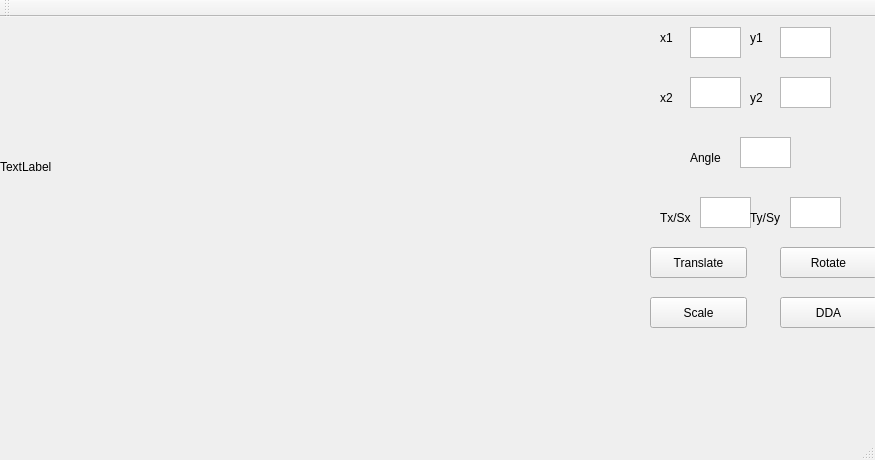
<?xml version="1.0" encoding="UTF-8"?>
<ui version="4.0">
 <class>MainWindow</class>
 <widget class="QMainWindow" name="MainWindow">
  <property name="geometry">
   <rect>
    <x>0</x>
    <y>0</y>
    <width>875</width>
    <height>460</height>
   </rect>
  </property>
  <property name="windowTitle">
   <string>MainWindow</string>
  </property>
  <widget class="QWidget" name="centralWidget">
   <widget class="QTextEdit" name="textEdit">
    <property name="geometry">
     <rect>
      <x>690</x>
      <y>10</y>
      <width>51</width>
      <height>31</height>
     </rect>
    </property>
   </widget>
   <widget class="QTextEdit" name="textEdit_2">
    <property name="geometry">
     <rect>
      <x>780</x>
      <y>10</y>
      <width>51</width>
      <height>31</height>
     </rect>
    </property>
   </widget>
   <widget class="QTextEdit" name="textEdit_3">
    <property name="geometry">
     <rect>
      <x>690</x>
      <y>60</y>
      <width>51</width>
      <height>31</height>
     </rect>
    </property>
   </widget>
   <widget class="QTextEdit" name="textEdit_4">
    <property name="geometry">
     <rect>
      <x>780</x>
      <y>60</y>
      <width>51</width>
      <height>31</height>
     </rect>
    </property>
   </widget>
   <widget class="QTextEdit" name="textEdit_5">
    <property name="geometry">
     <rect>
      <x>740</x>
      <y>120</y>
      <width>51</width>
      <height>31</height>
     </rect>
    </property>
   </widget>
   <widget class="QLabel" name="label">
    <property name="geometry">
     <rect>
      <x>660</x>
      <y>10</y>
      <width>41</width>
      <height>21</height>
     </rect>
    </property>
    <property name="text">
     <string>x1</string>
    </property>
   </widget>
   <widget class="QLabel" name="label_2">
    <property name="geometry">
     <rect>
      <x>750</x>
      <y>10</y>
      <width>41</width>
      <height>21</height>
     </rect>
    </property>
    <property name="text">
     <string>y1</string>
    </property>
   </widget>
   <widget class="QLabel" name="label_3">
    <property name="geometry">
     <rect>
      <x>660</x>
      <y>70</y>
      <width>41</width>
      <height>21</height>
     </rect>
    </property>
    <property name="text">
     <string>x2</string>
    </property>
   </widget>
   <widget class="QLabel" name="label_4">
    <property name="geometry">
     <rect>
      <x>750</x>
      <y>70</y>
      <width>41</width>
      <height>21</height>
     </rect>
    </property>
    <property name="text">
     <string>y2</string>
    </property>
   </widget>
   <widget class="QLabel" name="label_5">
    <property name="geometry">
     <rect>
      <x>690</x>
      <y>130</y>
      <width>41</width>
      <height>21</height>
     </rect>
    </property>
    <property name="text">
     <string>Angle</string>
    </property>
   </widget>
   <widget class="QTextEdit" name="textEdit_6">
    <property name="geometry">
     <rect>
      <x>790</x>
      <y>180</y>
      <width>51</width>
      <height>31</height>
     </rect>
    </property>
   </widget>
   <widget class="QTextEdit" name="textEdit_7">
    <property name="geometry">
     <rect>
      <x>700</x>
      <y>180</y>
      <width>51</width>
      <height>31</height>
     </rect>
    </property>
   </widget>
   <widget class="QLabel" name="label_6">
    <property name="geometry">
     <rect>
      <x>750</x>
      <y>190</y>
      <width>41</width>
      <height>21</height>
     </rect>
    </property>
    <property name="text">
     <string>Ty/Sy</string>
    </property>
   </widget>
   <widget class="QLabel" name="label_7">
    <property name="geometry">
     <rect>
      <x>660</x>
      <y>190</y>
      <width>41</width>
      <height>21</height>
     </rect>
    </property>
    <property name="text">
     <string>Tx/Sx</string>
    </property>
   </widget>
   <widget class="QPushButton" name="pushButton">
    <property name="geometry">
     <rect>
      <x>650</x>
      <y>230</y>
      <width>97</width>
      <height>31</height>
     </rect>
    </property>
    <property name="text">
     <string>Translate</string>
    </property>
   </widget>
   <widget class="QPushButton" name="pushButton_2">
    <property name="geometry">
     <rect>
      <x>780</x>
      <y>230</y>
      <width>97</width>
      <height>31</height>
     </rect>
    </property>
    <property name="text">
     <string>Rotate</string>
    </property>
   </widget>
   <widget class="QPushButton" name="pushButton_3">
    <property name="geometry">
     <rect>
      <x>650</x>
      <y>280</y>
      <width>97</width>
      <height>31</height>
     </rect>
    </property>
    <property name="text">
     <string>Scale</string>
    </property>
   </widget>
   <widget class="QLabel" name="label_8">
    <property name="geometry">
     <rect>
      <x>0</x>
      <y>0</y>
      <width>300</width>
      <height>300</height>
     </rect>
    </property>
    <property name="text">
     <string>TextLabel</string>
    </property>
   </widget>
   <widget class="QPushButton" name="pushButton_4">
    <property name="geometry">
     <rect>
      <x>780</x>
      <y>280</y>
      <width>97</width>
      <height>31</height>
     </rect>
    </property>
    <property name="text">
     <string>DDA</string>
    </property>
   </widget>
  </widget>
  <widget class="QMenuBar" name="menuBar">
   <property name="geometry">
    <rect>
     <x>0</x>
     <y>0</y>
     <width>875</width>
     <height>27</height>
    </rect>
   </property>
  </widget>
  <widget class="QToolBar" name="mainToolBar">
   <attribute name="toolBarArea">
    <enum>TopToolBarArea</enum>
   </attribute>
   <attribute name="toolBarBreak">
    <bool>false</bool>
   </attribute>
  </widget>
  <widget class="QStatusBar" name="statusBar"/>
 </widget>
 <layoutdefault spacing="6" margin="11"/>
 <resources/>
 <connections/>
</ui>
